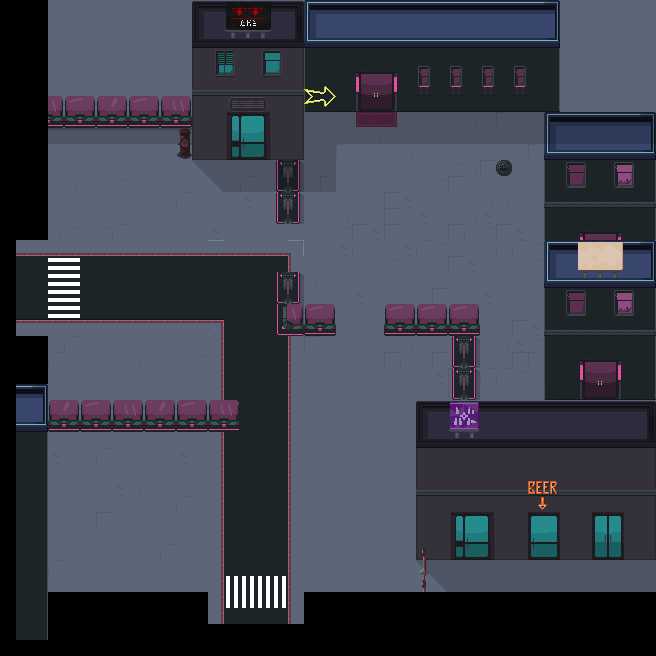

A 2D game scene composited from a Tiled map and its tileset images. What follows is a short description and the map's XML, with each tile layer's data collapsed to a summary:
An orthogonal 41x41 tile map with 16x16 px tiles, 7 tile layers (Suelo, DecoracionSuelo, Paredes, Decoracion, ...), 4 tilesets and 12 objects (6x Spawner, 2x Left, 2x Down, Prop1, Prop2).

<map version="1.0" tiledversion="1.0.3" orientation="orthogonal" renderorder="right-down" width="41" height="41" tilewidth="16" tileheight="16" nextobjectid="36">
 <tileset firstgid="1" source="../../tileset/city.tsx" />
 <tileset firstgid="257" source="../../tileset/City2.tsx" />
 <tileset firstgid="769" source="../../tileset/CityProps.tsx" />
 <tileset firstgid="1137" source="../../tileset/Buildings.tsx" />
 <layer name="Suelo" width="41" height="41">
  <data>[1681 cells, 1461 non-empty, 1 distinct tile ids]</data>
 </layer>
 <layer name="DecoracionSuelo" width="41" height="41">
  <data>[1681 cells, 356 non-empty, 20 distinct tile ids]</data>
 </layer>
 <layer name="Paredes" width="41" height="41">
  <data>[1681 cells, 576 non-empty, 365 distinct tile ids]</data>
 </layer>
 <layer name="Decoracion" width="41" height="41">
  <data>[1681 cells, 77 non-empty, 44 distinct tile ids]</data>
 </layer>
 <objectgroup name="Animados">
  <object id="24" name="Prop1" gid="817" x="449" y="496" width="16" height="16" />
  <object id="25" name="Prop2" gid="817" x="592.667" y="496" width="16" height="16" />
 </objectgroup>
 <layer name="Decoracion2" width="41" height="41">
  <data>[1681 cells, 3 non-empty, 3 distinct tile ids]</data>
 </layer>
 <layer name="Aire" width="41" height="41">
  <data>[1681 cells, 77 non-empty, 5 distinct tile ids]</data>
 </layer>
 <layer name="Sombra" width="41" height="41">
  <data>[1681 cells, 101 non-empty, 2 distinct tile ids]</data>
 </layer>
 <objectgroup name="Puertas">
  <object id="19" name="Left" x="14" y="241" width="16.6667" height="98" />
  <object id="31" name="Down" x="208" y="608" width="96" height="16" />
 </objectgroup>
 <objectgroup name="Entradas">
  <object id="26" name="Left" gid="255" x="64" y="256" width="16" height="16" />
  <object id="28" name="Down" gid="255" x="240" y="560" width="16" height="16" />
 </objectgroup>
 <objectgroup name="Spawners" offsetx="-60" offsety="33">
  <object id="20" name="Spawner" gid="240" x="416" y="224" width="16" height="16">
   <properties>
    <property name="Bomber" type="bool" value="false" />
    <property name="Charger" type="bool" value="false" />
    <property name="Gunner" type="bool" value="false" />
    <property name="Stalker" type="bool" value="false" />
    <property name="Turret" type="bool" value="true" />
   </properties>
  </object>
  <object id="21" name="Spawner" gid="240" x="560" y="336" width="16" height="16">
   <properties>
    <property name="Bomber" type="bool" value="false" />
    <property name="Charger" type="bool" value="false" />
    <property name="Gunner" type="bool" value="true" />
    <property name="Stalker" type="bool" value="true" />
    <property name="Turret" type="bool" value="false" />
   </properties>
  </object>
  <object id="32" name="Spawner" gid="240" x="144" y="464" width="16" height="16">
   <properties>
    <property name="Bomber" type="bool" value="false" />
    <property name="Charger" type="bool" value="true" />
    <property name="Gunner" type="bool" value="true" />
    <property name="Stalker" type="bool" value="true" />
    <property name="Turret" type="bool" value="false" />
   </properties>
  </object>
  <object id="33" name="Spawner" gid="240" x="-31" y="422.5" width="16" height="16">
   <properties>
    <property name="Bomber" type="bool" value="false" />
    <property name="Charger" type="bool" value="true" />
    <property name="Gunner" type="bool" value="true" />
    <property name="Stalker" type="bool" value="true" />
    <property name="Turret" type="bool" value="false" />
   </properties>
  </object>
  <object id="34" name="Spawner" gid="240" x="432" y="448" width="16" height="16">
   <properties>
    <property name="Bomber" type="bool" value="false" />
    <property name="Charger" type="bool" value="true" />
    <property name="Gunner" type="bool" value="true" />
    <property name="Stalker" type="bool" value="true" />
    <property name="Turret" type="bool" value="false" />
   </properties>
  </object>
  <object id="35" name="Spawner" gid="240" x="240" y="224" width="16" height="16">
   <properties>
    <property name="Bomber" type="bool" value="false" />
    <property name="Charger" type="bool" value="true" />
    <property name="Gunner" type="bool" value="true" />
    <property name="Stalker" type="bool" value="true" />
    <property name="Turret" type="bool" value="false" />
   </properties>
  </object>
 </objectgroup>
</map>
